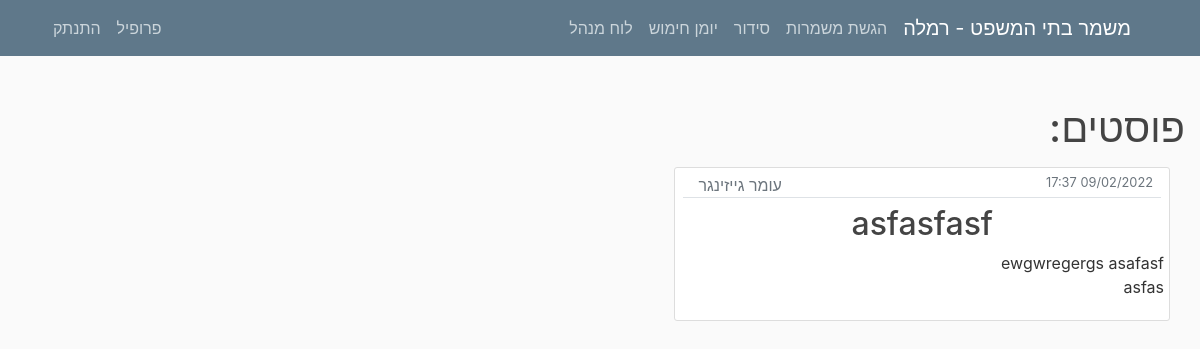
The app's page /posts/ (signed in), older data.
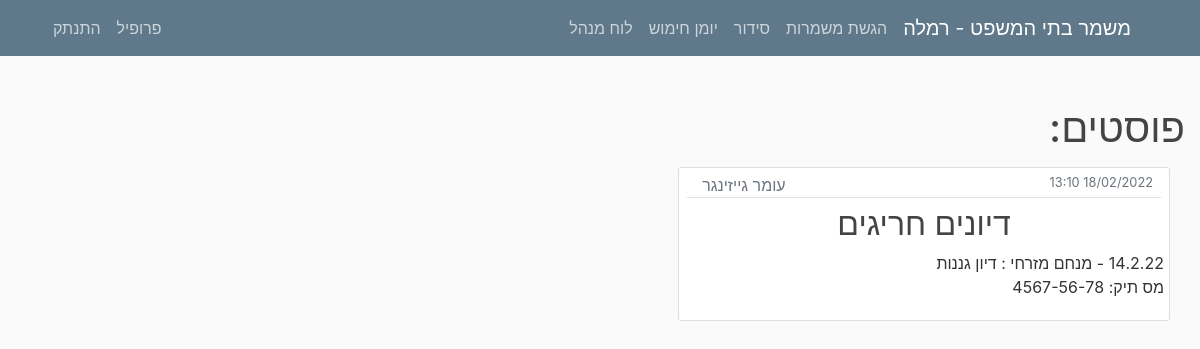
The same page, newer data.
### mishmar/models.py (models this page shows, shortened)
class Post(models.Model):
    username = models.ForeignKey(User, on_delete=models.CASCADE)
    date = models.DateTimeField(default=timezone.now, verbose_name="תאריך")
    title = models.CharField(max_length=30, verbose_name="כותרת")
    text = models.TextField(blank=True, verbose_name="טקסט")
    class Meta:
        verbose_name = "פוסט"
        verbose_name_plural = "פוסטים"

### mishmar/views.py (the view)
# urls.py: path('posts/', PostListView.as_view(), name="post-list"),
class PostListView(LoginRequiredMixin, UserPassesTestMixin, ListView):
    model = Post
    template_name = "mishmar/post-list.html"
    context_object_name = "posts"
    paginate_by = 3
    ordering = ["-date"]
    def test_func(self):
        return isStaff(self.request.user)

### mishmar/views.py (called while the page is built)
@register.filter
def get_city(string):
    settings = Settings.objects.all().first()
    return settings.city

@register.filter
def isStaff(user):
    return user.groups.filter(name='staff').exists()

@register.filter
def getmonth(month):
    letter = month.lower()[0]
    if (letter >= 'a' and letter <= 'z'):
        return month
    else:
        months_he = ["ינו", "פבר", "מרץ", "אפר", "מאי", "יונ", "יול", "אוג", "ספט", "אוק", "נוב", "דצמ"]
        months = ["jan", "feb", "mar", "apr", "may", "jun", "jul", "aug", "sep", "oct", "nov", "dec"]
        return months[months_he.index(month)]

@register.filter
def getday(string):
    letter = datetime.datetime.now().strftime("%b").lower()[0]
    if (letter >= 'a' and letter <= 'z'):
        return datetime.datetime.now()
    return datetime.datetime.now()

@register.filter
def get_base_string(user, num):
    return translate_text(base_strings[int(num)], user, "hebrew")

@register.filter
def get_user_name(username):
    user = User.objects.all().filter(username=username).first()
    name = user.first_name + " " + user.last_name
    return name

### mishmar/templates/mishmar/post-list.html (shortened to what this page needs)
{% extends "mishmar/base.html" %}
{% block content %}
    <div class="row" style="margin-bottom: 7px;">
    <h1 >פוסטים:</h1>
    </div>
    {% for post in posts %}
                <article class="content-section">
                <div class="row border-bottom" style="margin-left: 3px; margin-right: 3px; margin-bottom: 7px">
                    <small class="text-muted mr-2" style="margin-left: 20em; align-items: end">{{ post.date|date:"d/m/Y H:i" }}</small>
              <a class="text-muted mr-2" style="margin-left: 15px">{{ post.username|get_user_name }}</a>
                    </div>
                    <div>
            <h2><a class="article-title" href="{% url 'post-update' post.id %}">{{ post.title }}</a></h2>
                        </div>
                    <div>
            <p class="article-content">{{ post.text }}</p>
                </div>
        </article>
            {% endfor %}
{% endblock content %}

Row changes from the older to the newer data that the page shows:
changed Post "עומר גייזינגר": date "09/02/2022 17:37" → "18/02/2022 13:10"; title "asfasfasf" → "דיונים חריגים"; text "ewgwregergs asafasf asfas" → "14.2.22 - מנחם מזרחי : דיון גננות מס תיק: 4567-56-78"
